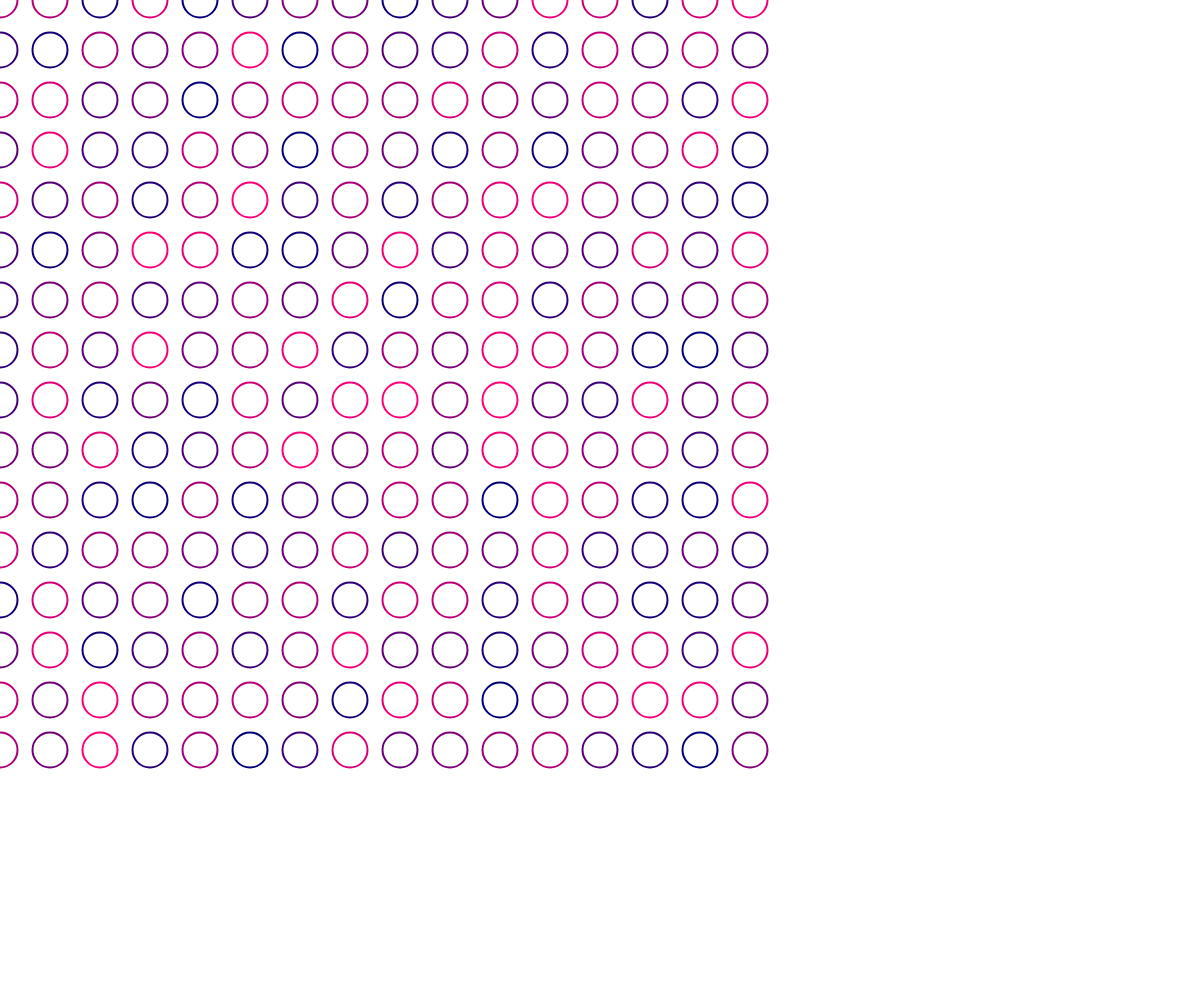
Frame 1 (no input)
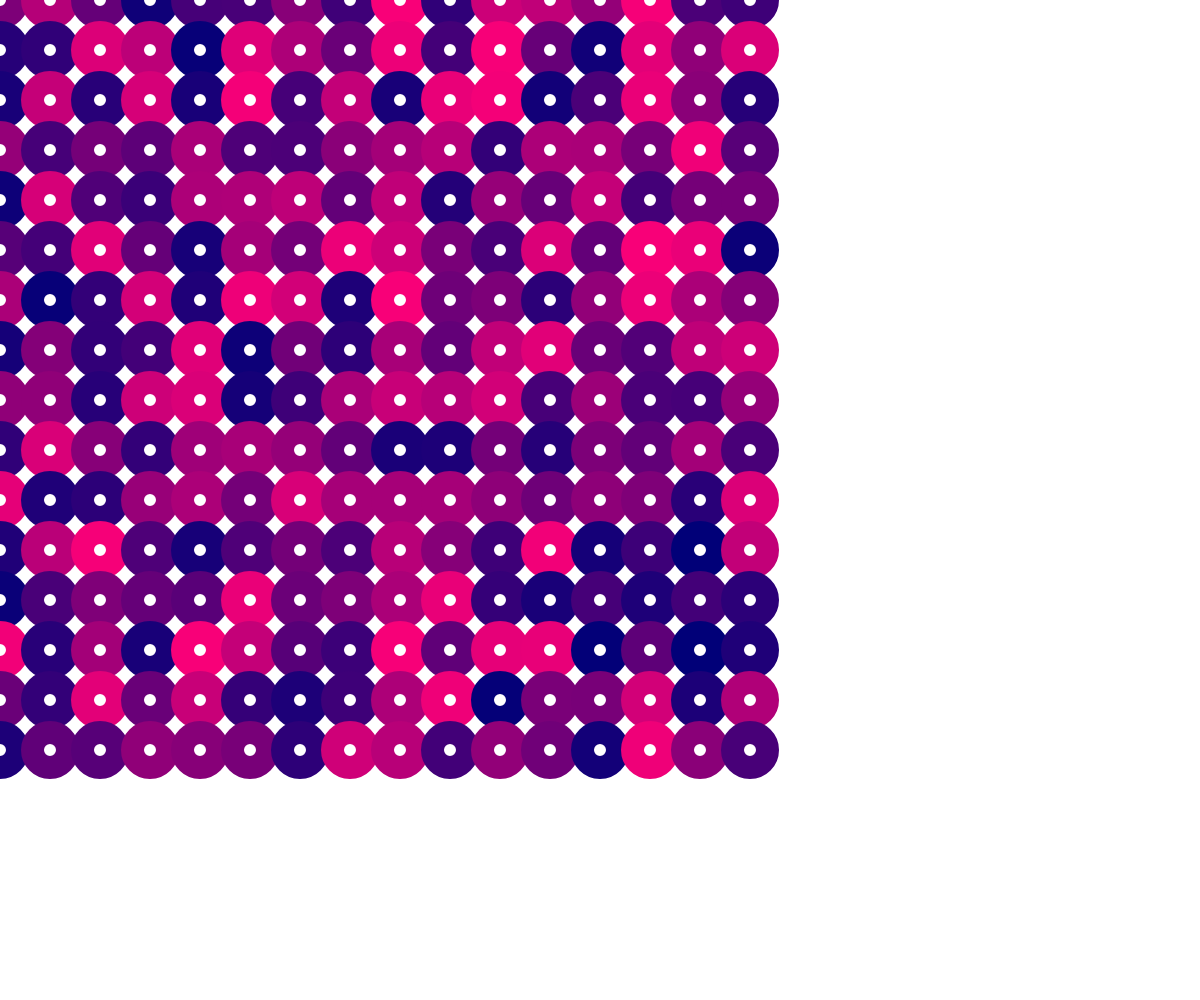
Frame 60 (no input)
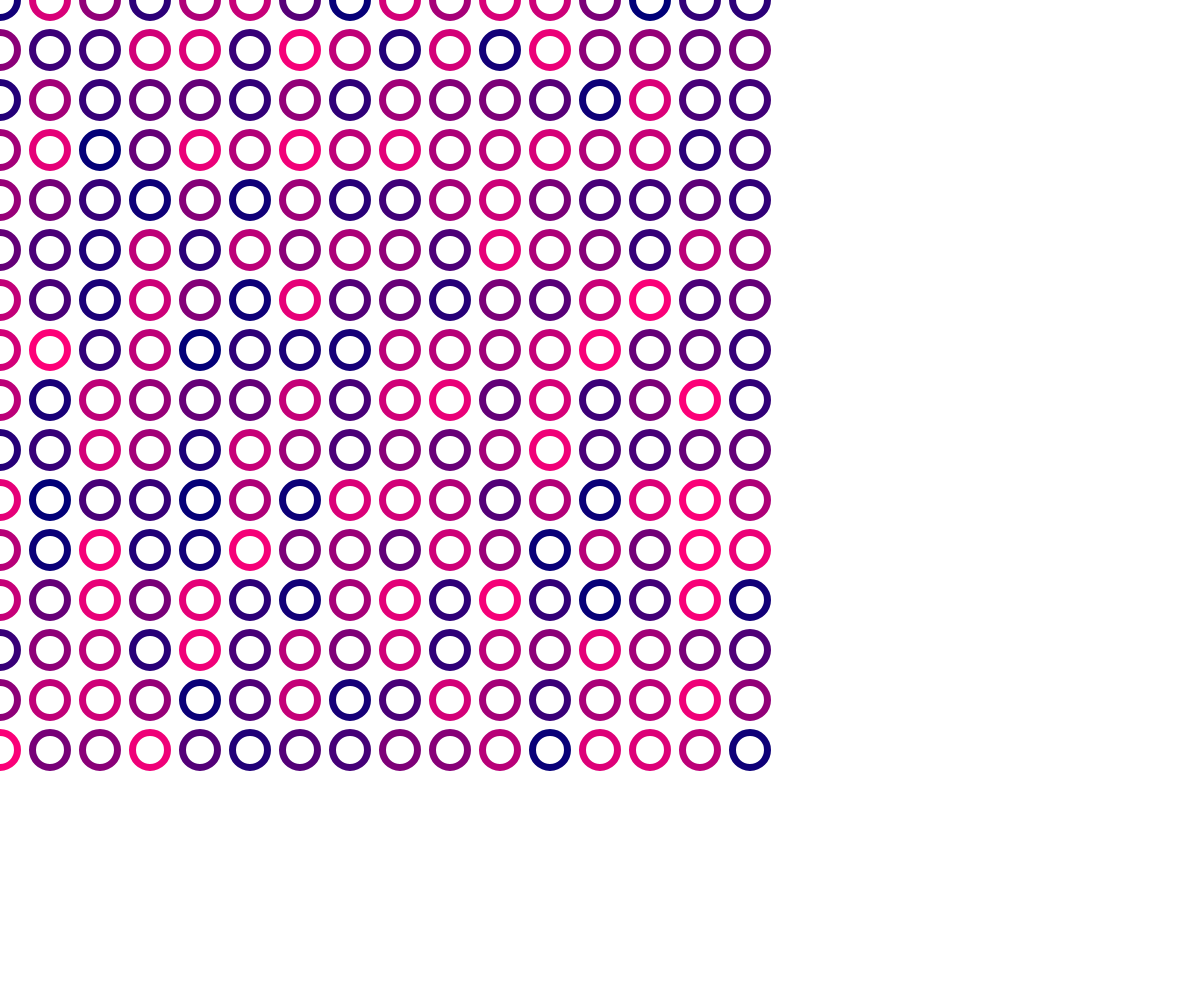
Frame 120 (the mouse pressed at the canvas centre since frame 60)

The p5.js sketch that drew these frames (run headless with seeded random() and noise() and a simulated clock; from frame 60 on, the mouse is pressed at the canvas centre):

// p5.js sketch
// ── sketch.js
// -
// Pattern modulo % 0.1 by Gaia Andruccioli [pattern, frameCount]
// 2021 © Gaia Andruccioli, Daniele @Fupete, Irene @iretrtr and the course DS-2021 at DESIGN.unirsm,
// github.com/ds-2021-unirsm — github.com/fupete - github.com/Graphein0707
// Educational purposes, MIT License, 2021, San Marino
// —

let d = 35;

function setup() {
  createCanvas(windowWidth, windowHeight);
  noStroke();
  frameRate(20);
}

function draw() {
  background(255);
  for (var x = 0; x < 800; x = x + 50) {
    for (var y = 0; y < 800; y = y + 50) {
      push();
      translate(x, y);
      drawcircle();
      pop();
    }
  }
}

function drawcircle() {
  stroke(random(255), 0, 120);
  strokeWeight(1 + (frameCount % 38));
  ellipse(0, 0, d);
}
